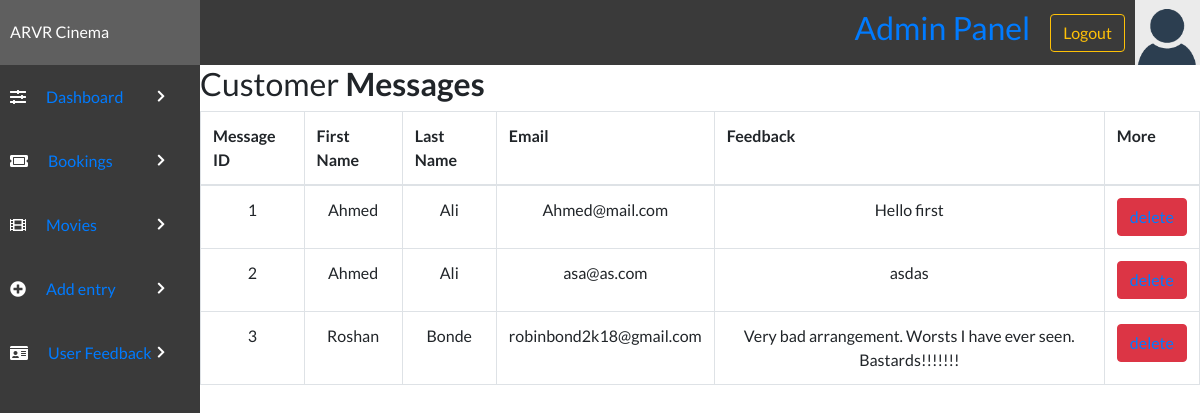
The app's page /admin/contactus.php with its own data.
### tables this page shows
CREATE TABLE `feedbacktable` (
  `msgID` int(12) NOT NULL,
  `senderfName` varchar(50) NOT NULL,
  `senderlName` varchar(50) DEFAULT NULL,
  `sendereMail` varchar(100) NOT NULL,
  `senderfeedback` varchar(500) DEFAULT NULL
);

### admin/contactus.php (the view, shortened to what this page needs)
<!DOCTYPE html>
<html lang="en">
<head>
    <link rel="stylesheet" href="../style/styles.css">
    <link rel="stylesheet" href="https://use.fontawesome.com/releases/v5.7.2/css/all.css">
    <link rel="stylesheet" href="https://maxcdn.bootstrapcdn.com/bootstrap/4.0.0/css/bootstrap.min.css">
</head>
<body>
    <?php include('header.php'); ?>
    <div class="admin-container">
        <?php include('sidebar.php'); ?>
        <div class="container-lg">
            <div class="table-responsive">
                <div class="table-wrapper">
                    <div class="table-title">
                        <div class="row">
                            <div class="col-sm-8">
                                <h2>Customer <b>Messages</b></h2>
                            </div>
                        </div>
                    </div>
                    <table class="table table-bordered" id="dataTable" width="100%" cellspacing="0">
                        <tr>
                            <th>Message ID</th>
                            <th>First Name</th>
                            <th>Last Name</th>
                            <th>Email</th>
                            <th>Feedback</th>
                            <th>More</th>
                        </tr>
                        <tbody>
                            <?php
                            $host = "localhost";
                            $user = "root";
                            $password = "";
                            $dbname = "cinema_db";
                            $con = mysqli_connect($host, $user, $password, $dbname);
                            $select = "SELECT * FROM `feedbacktable`";
                            $run = mysqli_query($con, $select);
                            while ($row = mysqli_fetch_array($run)) {
                                $id = $row['msgID'];
                                $firstname = $row['senderfName'];
                                $lastname = $row['senderlName'];
                                $email = $row['sendereMail'];
                                $message = $row['senderfeedback'];
                            ?>
                                <tr align="center">
                                    <td><?php echo $id; ?></td>
                                    <td><?php echo $firstname; ?></td>
                                    <td><?php echo $lastname; ?></td>
                                    <td><?php echo $email; ?></td>
                                    <td><?php echo $message; ?></td>
                                    <td><button value="Book Now!" type="submit" onclick="" type="button" class="btn btn-danger"><?php echo  "<a href='Deletecontact.php?id=" . $row['msgID'] . "'>delete</a>"; ?></button></td>
                                </tr>
                            <?php }
                            ?>
                        </tbody>
                    </table>
                </div>
            </div>
        </div>
    </div>
</body>
</html>

### style/styles.css (style rules this page uses)
* { margin: 0; padding: 0; box-sizing: border-box; font-family: "Lato", sans-serif; text-decoration: none; color: unset; }
.admin-container { display: grid; grid-template-columns: 1fr 5fr; }

### records on screen
feedbacktable: msgID "1", senderfName "Ahmed", senderlName "Ali", sendereMail "Ahmed@mail.com", senderfeedback "Hello first"
feedbacktable: msgID "2", senderfName "Ahmed", senderlName "Ali", sendereMail "asa@as.com", senderfeedback "asdas"
feedbacktable: msgID "3", senderfName "Roshan", senderlName "Bonde", sendereMail "robinbond2k18@gmail.com", senderfeedback "Very bad arrangement. Worsts I have ever seen. Bastards!!!!!!!"
